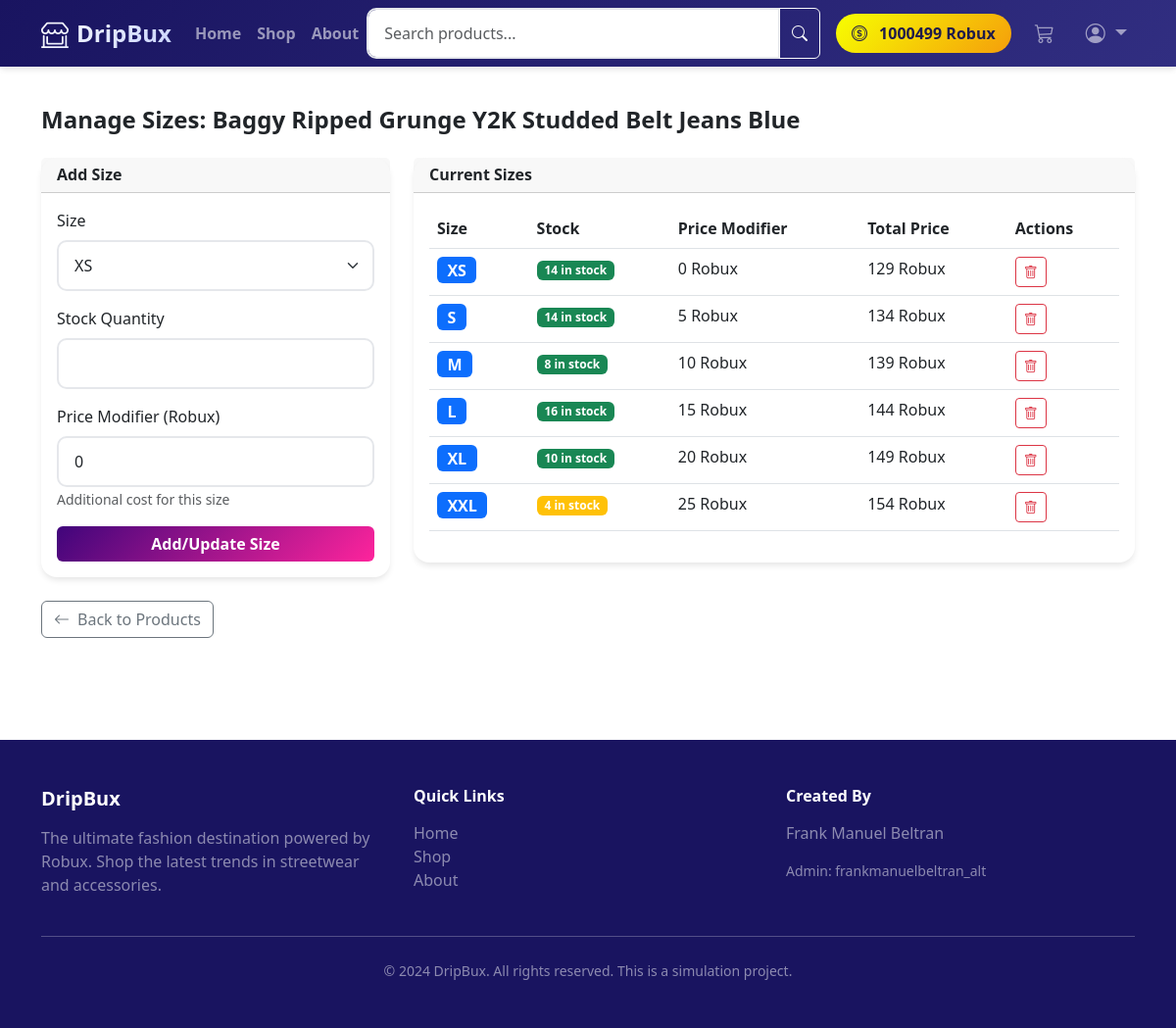
The page /admin/products/3/sizes (signed in) on the database its author committed.
### DripBux/models.py (models this page shows, shortened)
class User(UserMixin, db.Model):
    __tablename__ = 'users'
    id = db.Column(db.Integer, primary_key=True)
    username = db.Column(db.String(80), unique=True, nullable=False, index=True)
    email = db.Column(db.String(120), unique=True, nullable=False)
    password_hash = db.Column(db.String(255), nullable=False)
    robux_balance = db.Column(db.Integer, default=1000)  # Starting balance
    is_admin = db.Column(db.Boolean, default=False)
    created_at = db.Column(db.DateTime, default=datetime.utcnow)
    addresses = db.relationship('Address', backref='user', lazy=True, cascade='all, delete-orphan')
    cart = db.relationship('Cart', backref='user', uselist=False, cascade='all, delete-orphan')
    orders = db.relationship('Order', backref='user', lazy=True, cascade='all, delete-orphan')
    wishlist_items = db.relationship('Wishlist', backref='user', lazy=True, cascade='all, delete-orphan')
    reviews = db.relationship('Review', backref='user', lazy=True, cascade='all, delete-orphan')
    transactions = db.relationship('Transaction', backref='user', lazy=True, cascade='all, delete-orphan')

class Product(db.Model):
    __tablename__ = 'products'
    id = db.Column(db.Integer, primary_key=True)
    name = db.Column(db.String(150), nullable=False)
    description = db.Column(db.Text)
    category = db.Column(db.String(50), nullable=False, index=True)  # shirts, hoodies, pants, accessories
    price_robux = db.Column(db.Integer, nullable=False)
    image_url = db.Column(db.String(255))
    additional_images = db.Column(db.JSON)  # List of additional image URLs
    is_active = db.Column(db.Boolean, default=True)
    created_at = db.Column(db.DateTime, default=datetime.utcnow)
    sizes = db.relationship('ProductSize', backref='product', lazy=True, cascade='all, delete-orphan')
    reviews = db.relationship('Review', backref='product', lazy=True, cascade='all, delete-orphan')
    order_items = db.relationship('OrderItem', backref='product', lazy=True)

class ProductSize(db.Model):
    __tablename__ = 'product_sizes'
    id = db.Column(db.Integer, primary_key=True)
    product_id = db.Column(db.Integer, db.ForeignKey('products.id'), nullable=False)
    size = db.Column(db.String(10), nullable=False)  # XS, S, M, L, XL, XXL
    stock = db.Column(db.Integer, default=0)
    price_modifier = db.Column(db.Integer, default=0)  # Additional cost for this size
    def get_total_price(self):
        return self.product.price_robux + self.price_modifier

### DripBux/routes/admin.py (the view, shortened to what this page needs)
@admin_bp.route('/products/<int:product_id>/sizes', methods=['GET', 'POST'])
@admin_required
def edit_product_sizes(product_id):
    product = Product.query.get_or_404(product_id)
    form = ProductSizeForm()
    return render_template('admin/edit_sizes.html', product=product, form=form)

### DripBux/forms.py
class ProductSizeForm(FlaskForm):
    size = SelectField('Size', choices=[
        ('XS', 'XS'),
        ('S', 'S'),
        ('M', 'M'),
        ('L', 'L'),
        ('XL', 'XL'),
        ('XXL', 'XXL')
    ], validators=[DataRequired()])
    stock = IntegerField('Stock Quantity', validators=[
        DataRequired(),
        NumberRange(min=0, message='Stock cannot be negative')
    ])
    price_modifier = IntegerField('Price Modifier (Robux)', default=0)
    submit = SubmitField('Add Size')

### DripBux/models.py (called while the page is built)
    def get_total_items(self):
        return sum(item.quantity for item in self.items)

### DripBux/routes/admin.py (called while the page is built)
def admin_required(f):
    @wraps(f)
    @login_required
    def decorated_function(*args, **kwargs):
        if current_user.username != 'frankmanuelbeltran_alt':
            flash('Access denied. Admin privileges required.', 'danger')
            return redirect(url_for('main.index'))
        return f(*args, **kwargs)
    return decorated_function

### DripBux/templates/admin/edit_sizes.html (shortened to what this page needs)
{% extends "base.html" %}
{% block content %}
<div class="container py-4">
    <h4 class="fw-bold mb-4">Manage Sizes: {{ product.name }}</h4>
    <div class="row">
        <div class="col-lg-4">
            <div class="card">
                <div class="card-header">
                    <h6 class="fw-bold mb-0">Add Size</h6>
                </div>
                <div class="card-body">
                    <form method="POST" action="">
                        <div class="mb-3">
                            {{ form.size.label(class="form-label") }}
                            {{ form.size(class="form-select") }}
                        </div>
                        <div class="mb-3">
                            {{ form.stock.label(class="form-label") }}
                            {{ form.stock(class="form-control") }}
                        </div>
                        <div class="mb-3">
                            {{ form.price_modifier.label(class="form-label") }}
                            {{ form.price_modifier(class="form-control") }}
                            <small class="text-muted">Additional cost for this size</small>
                        </div>
                        <button type="submit" class="btn btn-primary w-100">Add/Update Size</button>
                    </form>
                </div>
            </div>
        </div>
        <div class="col-lg-8">
            <div class="card">
                <div class="card-header">
                    <h6 class="fw-bold mb-0">Current Sizes</h6>
                </div>
                <div class="card-body">
                    {% if product.sizes %}
                    <div class="table-responsive">
                        <table class="table">
                            <thead>
                                <tr>
                                    <th>Size</th>
                                    <th>Stock</th>
                                    <th>Price Modifier</th>
                                    <th>Total Price</th>
                                    <th>Actions</th>
                                </tr>
                            </thead>
                            <tbody>
                                {% for size in product.sizes %}
                                <tr>
                                    <td><span class="badge bg-primary fs-6">{{ size.size }}</span></td>
                                    <td>
                                        <span class="badge bg-{{ 'success' if size.stock > 5 else 'warning' if size.stock > 0 else 'danger' }}">
                                            {{ size.stock }} in stock
                                        </span>
                                    </td>
                                    <td>{{ size.price_modifier }} Robux</td>
                                    <td>{{ size.get_total_price() }} Robux</td>
                                    <td>
                                        <form action="{{ url_for('admin.delete_size', size_id=size.id) }}" method="POST" class="d-inline" onsubmit="return confirm('Delete this size?')">
                                            <button type="submit" class="btn btn-sm btn-outline-danger">
                                                <i class="bi bi-trash"></i>
                                            </button>
                                        </form>
                                    </td>
                                </tr>
                                {% endfor %}
                            </tbody>
                        </table>
                    </div>
                    {% else %}
                    <p class="text-muted mb-0">No sizes added yet. Add sizes to make this product available.</p>
                    {% endif %}
                </div>
            </div>
        </div>
    </div>
    <div class="mt-4">
        <a href="{{ url_for('admin.products') }}" class="btn btn-outline-secondary">
            <i class="bi bi-arrow-left me-2"></i>Back to Products
        </a>
    </div>
</div>
{% endblock %}

### DripBux/templates/base.html (shortened to what this page needs)
<!DOCTYPE html>
<html lang="en">
<head>
    <link href="https://cdn.jsdelivr.net/npm/bootstrap@5.3.0/dist/css/bootstrap.min.css" rel="stylesheet">
    <link rel="stylesheet" href="https://cdn.jsdelivr.net/npm/bootstrap-icons@1.10.0/font/bootstrap-icons.css">
</head>
<body>
    <nav class="navbar navbar-expand-lg navbar-dark sticky-top">
        <div class="container">
            <a class="navbar-brand d-flex align-items-center" href="{{ url_for('main.index') }}">
                <i class="bi bi-shop-window me-2 fs-3"></i>
                <span class="fw-bold">DripBux</span>
            </a>
            <div class="collapse navbar-collapse" id="navbarNav">
                <ul class="navbar-nav me-auto mb-2 mb-lg-0">
                    <li class="nav-item">
                        <a class="nav-link fw-semibold" href="{{ url_for('main.index') }}">Home</a>
                    </li>
                    <li class="nav-item">
                        <a class="nav-link fw-semibold" href="{{ url_for('main.search') }}">Shop</a>
                    </li>
                    <li class="nav-item">
                        <a class="nav-link fw-semibold" href="{{ url_for('main.about') }}">About</a>
                    </li>
                </ul>
                <form class="d-flex me-3 flex-grow-1 flex-lg-auto" action="{{ url_for('main.search') }}" method="GET">
                    <div class="input-group w-100">
                        <input type="search" name="query" class="form-control" placeholder="Search products..." aria-label="Search">
                        <button class="btn btn-outline-light" type="submit"><i class="bi bi-search"></i></button>
                    </div>
                </form>
                <ul class="navbar-nav align-items-center">
                    {% if current_user.is_authenticated %}
                    <li class="nav-item me-3 d-flex align-items-center">
                        <span class="robux-badge">
                            <i class="bi bi-coin me-1"></i>
                            {{ current_user.robux_balance }} Robux
                        </span>
                    </li>
                    <li class="nav-item me-3 position-relative">
                        <a class="nav-link position-relative fs-5" href="{{ url_for('shop.view_cart') }}">
                            <i class="bi bi-cart3"></i>
                        </a>
                    </li>
                    <li class="nav-item dropdown">
                        <a class="nav-link dropdown-toggle fs-5" href="#" role="button" data-bs-toggle="dropdown">
                            <i class="bi bi-person-circle"></i>
                        </a>
                    </li>
                    {% endif %}
                </ul>
            </div>
        </div>
    </nav>
    {% block content %}{% endblock %}
    <footer class="footer">
        <div class="container">
            <div class="row">
                <div class="col-md-4">
                    <h5 class="fw-bold mb-3">DripBux</h5>
                    <p class="text-white-50">The ultimate fashion destination powered by Robux. Shop the latest trends in streetwear and accessories.</p>
                </div>
                <div class="col-md-4">
                    <h6 class="fw-bold mb-3">Quick Links</h6>
                    <ul class="list-unstyled">
                        <li><a href="{{ url_for('main.index') }}" class="text-white-50 text-decoration-none">Home</a></li>
                        <li><a href="{{ url_for('main.search') }}" class="text-white-50 text-decoration-none">Shop</a></li>
                        <li><a href="{{ url_for('main.about') }}" class="text-white-50 text-decoration-none">About</a></li>
                    </ul>
                </div>
                <div class="col-md-4">
                    <h6 class="fw-bold mb-3">Created By</h6>
                    <p class="text-white-50">Frank Manuel Beltran</p>
                    <p class="text-white-50 small">Admin: frankmanuelbeltran_alt</p>
                </div>
            </div>
            <hr class="my-4">
            <div class="text-center text-white-50 small">
                &copy; 2024 DripBux. All rights reserved. This is a simulation project.
            </div>
        </div>
    </footer>
</body>
</html>

### DripBux/templates/base.html (style rules this page uses)
:root { --primary-color: #40057b; --secondary-color: #fe249c; --accent-color: #ec4899; --dark-bg: #191460; --light-bg: #ffffff; }
body { font-family: 'Segoe UI', Tahoma, Geneva, Verdana, sans-serif; background-color: var(--light-bg); }
.navbar { background: linear-gradient(135deg, var(--dark-bg) 0%, #312e81 100%); box-shadow: 0 4px 6px -1px rgba(0, 0, 0, 0.1); }
.navbar-brand { font-weight: 800; font-size: 1.5rem; background: linear-gradient(135deg, #fff 0%, #c7d2fe 100%); -webkit-background-clip: text; -webkit-text-fill-color: transparent; }
.robux-badge { background: linear-gradient(135deg, #f7ff01 0%, #f59e0b 100%); color: #1e1b4b; font-weight: 700; padding: 0.5rem 1rem; border-radius: 9999px; display: inline-flex; align-items: center; gap: 0.5rem; }
.btn-primary { background: linear-gradient(135deg, var(--primary-color) 0%, var(--secondary-color) 100%); border: none; font-weight: 600; }
.card { border: none; border-radius: 16px; box-shadow: 0 4px 6px -1px rgba(0, 0, 0, 0.1); transition: all 0.3s ease; }
.footer { background: var(--dark-bg); color: white; padding: 3rem 0; margin-top: 5rem; }
.form-control, .form-select { border-radius: 10px; border: 2px solid #e5e7eb; padding: 0.75rem 1rem; }

### rows shown on the page
User: robux_balance "1000499"
Product: name "Baggy Ripped Grunge Y2K Studded Belt Jeans Blue"
ProductSize: size "XS", stock "14", price_modifier "0", get_total_price "129"
ProductSize: size "S", stock "14", price_modifier "5", get_total_price "134"
ProductSize: size "M", stock "8", price_modifier "10", get_total_price "139"
ProductSize: size "L", stock "16", price_modifier "15", get_total_price "144"
ProductSize: size "XL", stock "10", price_modifier "20", get_total_price "149"
ProductSize: size "XXL", stock "4", price_modifier "25", get_total_price "154"
